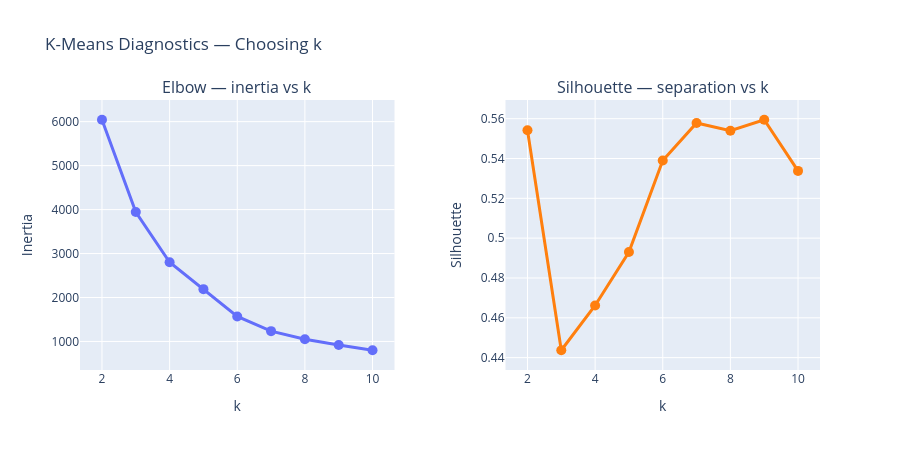

Notebook source saved alongside this figure:
### Code cell
fig = make_subplots(
    rows=1, cols=2,
    subplot_titles=("Elbow — inertia vs k", "Silhouette — separation vs k"),
    horizontal_spacing=0.15,
)

fig.add_trace(
    go.Scatter(x=list(k_range), y=inertias, mode="lines+markers",
               marker=dict(size=10), line=dict(width=3),
               name="Inertia"),
    row=1, col=1,
)
fig.add_trace(
    go.Scatter(x=list(k_range), y=sil_scores, mode="lines+markers",
               marker=dict(size=10), line=dict(width=3, color="#ff7f0e"),
               name="Silhouette"),
    row=1, col=2,
)

fig.update_xaxes(title_text="k", row=1, col=1)
fig.update_xaxes(title_text="k", row=1, col=2)
fig.update_yaxes(title_text="Inertia", row=1, col=1)
fig.update_yaxes(title_text="Silhouette", row=1, col=2)

fig.update_layout(height=450, showlegend=False,
                  title_text="K-Means Diagnostics — Choosing k")
fig.show()

### Figure 1 — Plotly figure (JSON) as saved in the notebook; plotly's stock layout.template omitted (floating-point values rounded to 4 significant figures)
{"data": [{"line": {"width": 3}, "marker": {"size": 10}, "mode": "lines+markers", "name": "Inertia", "type": "scatter", "x": [2, 3, 4, 5, 6, 7, 8, 9, 10], "xaxis": "x", "y": [6043.0, 3945.0, 2802.0, 2190.0, 1568.0, 1235.0, 1049.0, 921.1, 800.6], "yaxis": "y"}, {"line": {"color": "#ff7f0e", "width": 3}, "marker": {"size": 10}, "mode": "lines+markers", "name": "Silhouette", "type": "scatter", "x": [2, 3, 4, 5, 6, 7, 8, 9, 10], "xaxis": "x2", "y": [0.5542, 0.4437, 0.4662, 0.493, 0.539, 0.5579, 0.554, 0.5595, 0.5338], "yaxis": "y2"}], "layout": {"annotations": [{"font": {"size": 16}, "showarrow": false, "text": "Elbow — inertia vs k", "x": 0.2125, "xanchor": "center", "xref": "paper", "y": 1, "yanchor": "bottom", "yref": "paper"}, {"font": {"size": 16}, "showarrow": false, "text": "Silhouette — separation vs k", "x": 0.7875, "xanchor": "center", "xref": "paper", "y": 1, "yanchor": "bottom", "yref": "paper"}], "height": 450, "showlegend": false, "title": {"text": "K-Means Diagnostics — Choosing k"}, "xaxis": {"anchor": "y", "domain": [0, 0.425], "title": {"text": "k"}}, "xaxis2": {"anchor": "y2", "domain": [0.575, 1], "title": {"text": "k"}}, "yaxis": {"anchor": "x", "domain": [0, 1], "title": {"text": "Inertia"}}, "yaxis2": {"anchor": "x2", "domain": [0, 1], "title": {"text": "Silhouette"}}}}
